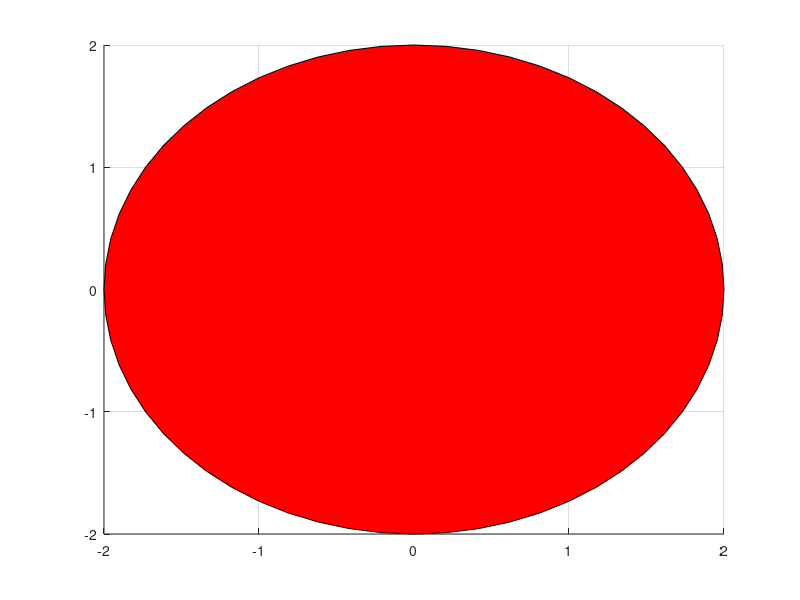

Recreate this plot in MATLAB. (Note: this script raises an error after producing the figure.)
clc
clear all
close all

%%%%%%%%%%%%%%%%%%%% set parameters of the target simulation %%%%%%%%%%%%%%%%%%%%%%%%%%%%%

% set time and waypoint of the target trajectory

t = [0 5 10];
points = [-6 -4; 10 -4; 15 6];

%% set obstacles positions and radius

obspoints = [-2 -2;];
radius_obst = [4];

%% target circle shape

target_radius = 0.5;

%% predicted trajectory

horizon_predicted_trajectory = 10;

%%%%%%%%%%%%%%%%%%%%%%%%%%%%%%%%%%%%%%%%%%%%%%%%%%%%%%%%%%%%%%%%%%%%%%%%%%%%%%%%%%%%
%%%%%%%%%%%%%%%%%%%%%%%%%%%% CALL THE SOLVER %%%%%%%%%%%%%%%%

%% Comment this block if you do not have the forces pro license
% Set initial guess to start solver from:

% initializing solver



model.lb = [-0.2 -0.2 -0.2 -10 -10 0   0 0 0];
model.ub = [+0.2 +0.2 +0.2 +10 +10 +30 1 1 1];

model.N = 30;            % horizon length
%model.xfinal = [6; 6; 20; 0; 0; 0]; % v final=0 (standstill)


x0i = model.lb+(model.ub-model.lb)/2;
x0=repmat(x0i',model.N,1);
problem.x0=x0; 

% Set initial and final conditions. This is usually changing from problem
% instance to problem instance:
problem.xinit = [-10; 5; 5; 0; 0; 0];
%problem.xfinal = model.xfinal;
param = [6; 6; 20; 0; 0; 0];
problem.all_parameters = repmat(param,model.N,1);

%%%%%%%%%%%%%%%%%%%%%%% CALCULATE TARGET TRAJECTORY%%%%%%%%%%%%%%%%%%%%%%%%%%%%%%%%%%%%%%%%%%%%


x = points(:,1);
y = points(:,2);

tq = 0:0.1:10;
slope0 = 0;
slopeF = 0;

pos_x = spline(t,[slope0; x; slopeF],tq);
pos_y = spline(t,[slope0; y; slopeF],tq);

[m n] = size(obspoints);
figure;

%%%%%%%%%% PLOT OBSTACLES %%%%%%%%%%%%%%%%%%%%%%

for i = 1: length(m);
obs = rectangle('Position',[obspoints(i,1) obspoints(i,2) radius_obst(1) radius_obst(1)],'Curvature',[1,1],'FaceColor','r');
end
grid

%%%%%%%%%%%%%%% MAIN LOOP %%%%%%
%% In this loop the solver si called and the trajectory of the target and the drone are plotted

for k = 1: length(pos_x)-1

%% call the solver


problem.xfinal=[pos_x(k);pos_y(k);20; 0; 0; 0];
% param = [pos_x(k); pos_y(k); 6];
% problem.all_parameters = repmat(param,30,1);
[output,exitflag,info] = FORCESNLPsolver(problem);

xCenter =pos_x(k);
yCenter = pos_y(k); 

d = target_radius*2;
px = xCenter-0.5;
py = yCenter-0.5;
h = rectangle('Position',[px py d d],'Curvature',[1,1],'FaceColor','b');
h3 = rectangle('Position',[output.x02(4) output.x02(5) d d],'Curvature',[1,1],'FaceColor','g');

hold on
h1 = plot(pos_x(1:k),pos_y(1:k),'--+r');
h2 = plot(pos_x(k+1:k+horizon_predicted_trajectory), pos_y(k+1:k+horizon_predicted_trajectory),'--+g');
for i=1:30
    TEMP(:,i) = output.(['x',sprintf('%02d',i)]);
    x_temp = TEMP(4,:);
    y_temp = TEMP(5,:);
    z_temp = TEMP(6,:);
end

h4 = plot(x_temp',y_temp','--');
axis([points(1,1)-5 points(end,1)+10 points(1,2)-5 points(end,2)+10])


pause(0.1);


set(h,'Visible','off')
set(h2,'Visible', 'off')
set(h3, 'Visible', 'off')
set(h4, 'Visible', 'off')

legend('obstacles','target', 'target trajectory', 'predicted trajectory')

problem.xinit(1) = output.x03(4);
problem.xinit(2) = output.x03(5);
problem.xinit(3) = output.x03(6);
problem.xinit(4) = output.x03(7);
problem.xinit(5) = output.x03(8);
problem.xinit(6) = output.x03(9);

%%% plot trajectory calculated by the solver

for i=1:30
    TEMP(:,i) = output.(['x',sprintf('%02d',i)]);
    x_temp = TEMP(4,:);
    y_temp = TEMP(5,:);
    z_temp = TEMP(6,:);
end


end




